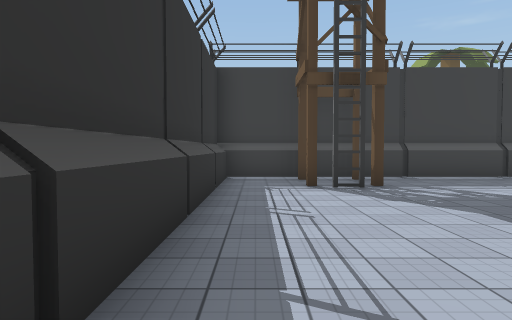
[1] (above)

24 first-person views from a walk through a Unity game level. The camera is 1.5 m above the floor, tilts 2° down and sees 75° across. The floor is counted in squares, 2 m on a side. Each view is taken from the middle of a square. On the plan, view 1 faces up. The plan holds only what a view shows up to about 11 squares ahead; the rest is blank. The place goes on beyond the plan. The player is left out. Some surface patterns are stand-ins.

[2]
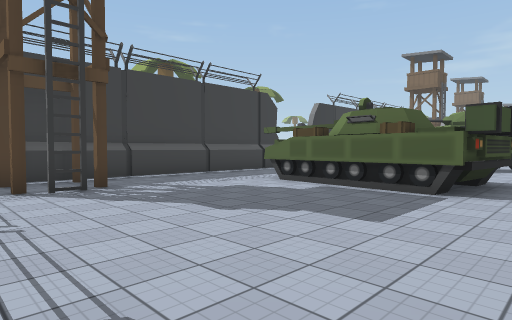

[3]
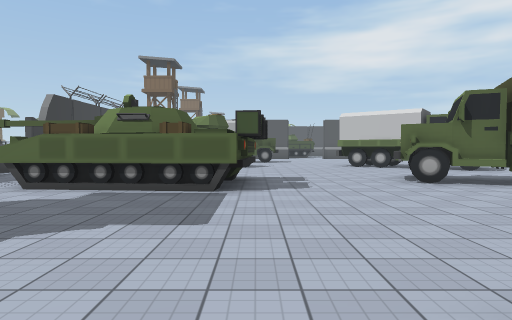

[4]
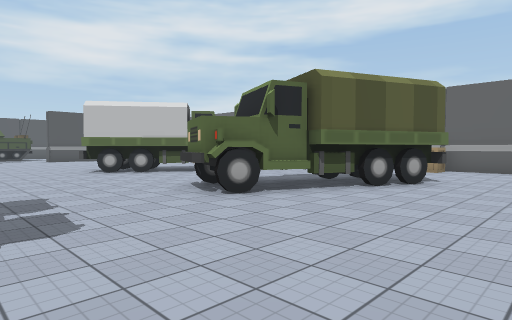

[5]
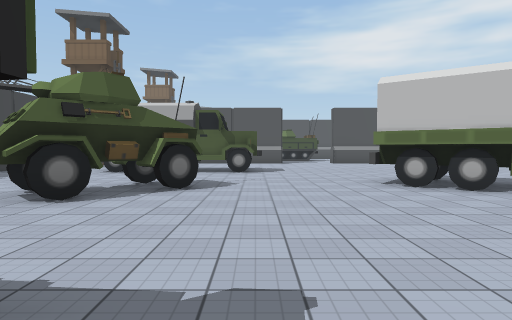

[6]
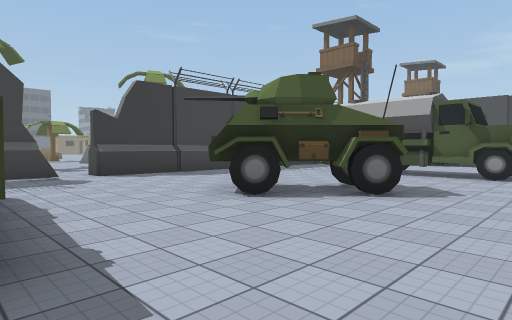

[7]
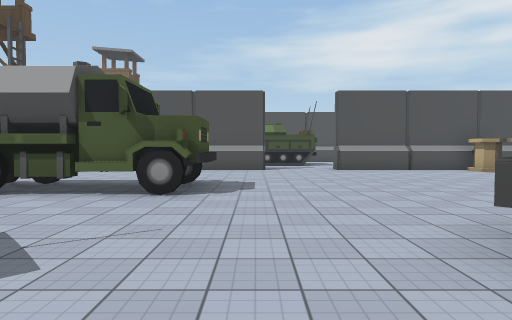

[8]
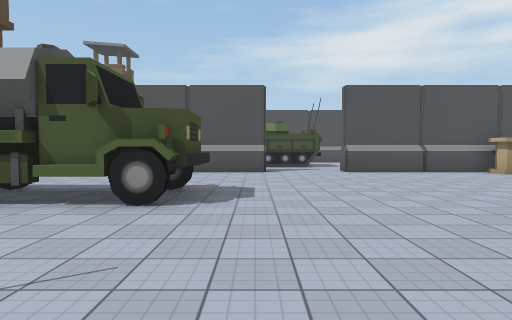

[9]
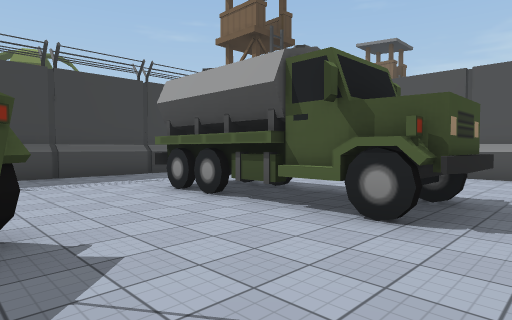

[10]
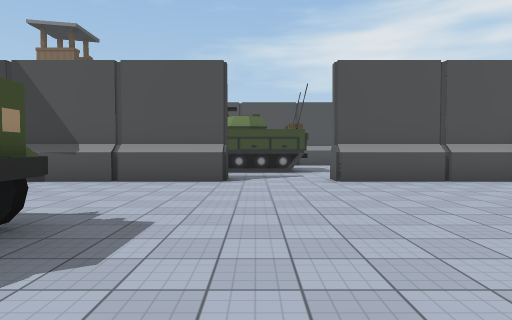

[11]
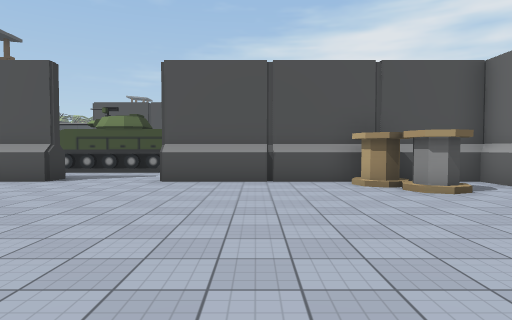

[12]
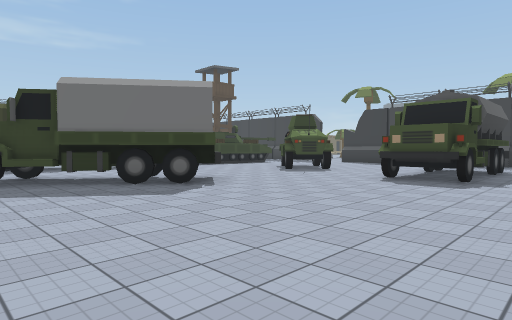

[13]
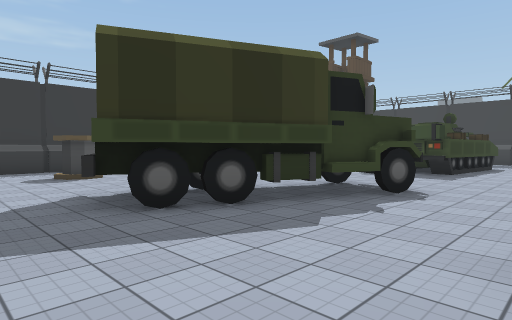

[14]
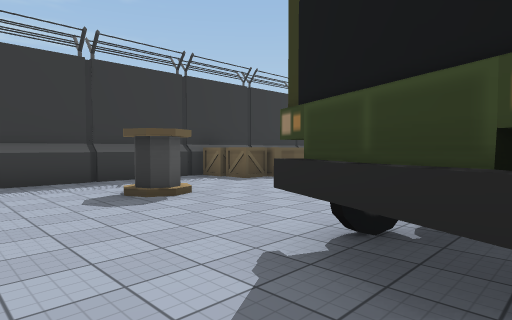

[15]
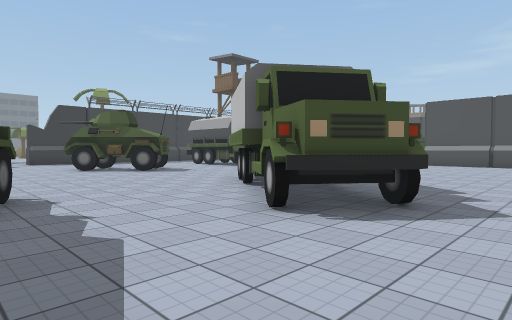

[16]
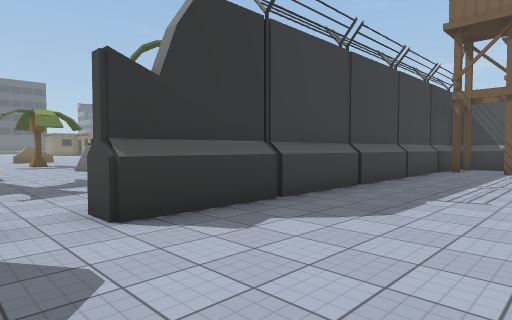

[17]
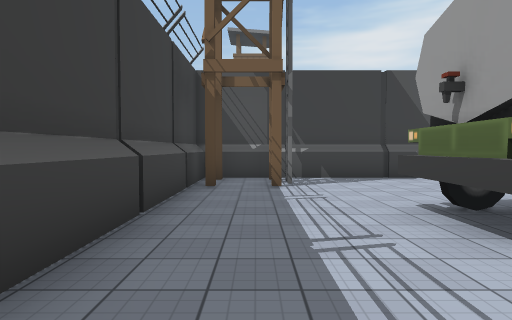

[18]
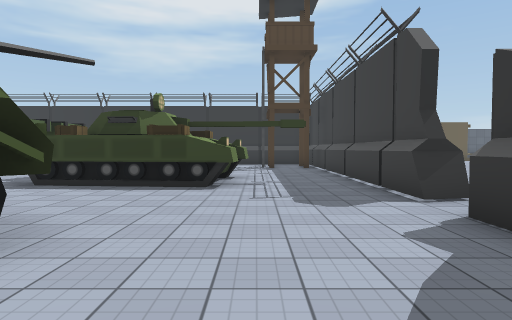

[19]
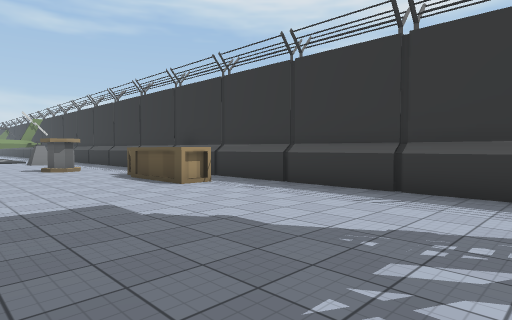

[20]
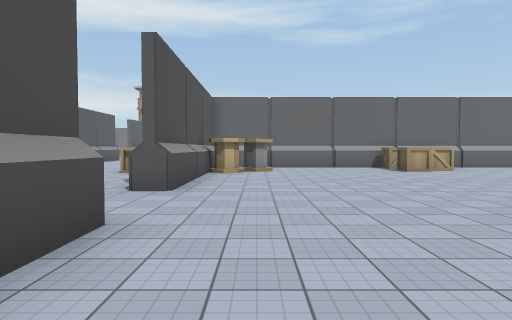

[21]
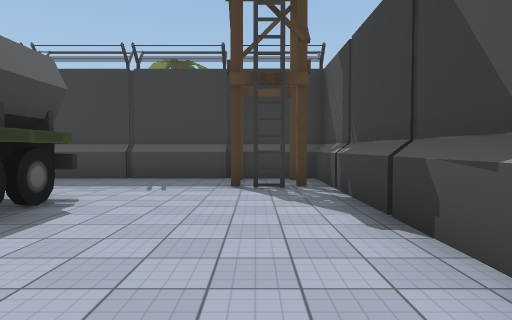

[22]
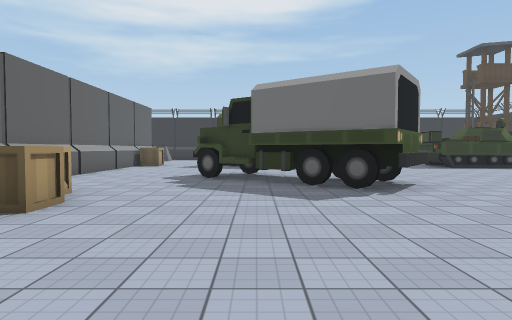

[23]
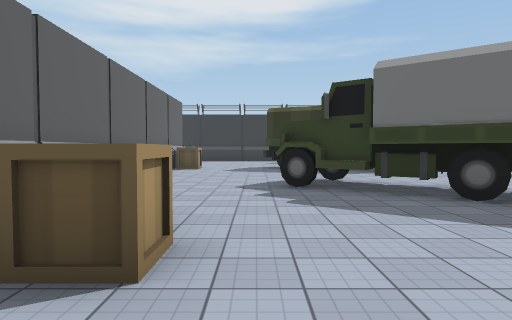

[24]
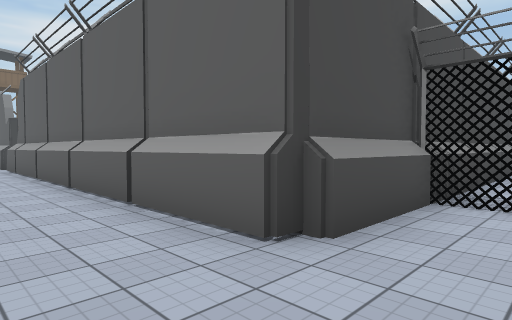

### Floor plan
Key: @ floor where view 1 was taken; # wall or solid block; . floor; ^ raised ledge; O other object.
Columns run from 3 left of view 1 to 26 right of it. Each row starts with its distance up from view 1.
 18                ..
 17                ..O
 16                ..
 15                ..
 14               ...
 13               ...
 12               ..
 11 . ...         ..
 10  ..........   ..
  9 ..############.#############
  8 ..#.##...................OO#
  7 ..#.O.....................O#
  6 OO#..O...................O.#
  5  .#......###.........OO....#
  4  .#......###...OO....OO....#
  3  .#......###...OOO...OO....#
  2  .#......###....OO...OO....#
  1   #.......##....O....OO....#
  0   #@O................OO....# #
 -1   #.O......................#.#
 -2   #.O......O.................#
 -3   #OO.....OOO...OOO..........^
 -4   #.......OO....OOO........#..
 -5   #......OOO...OOO.........#.
 -6   #..O...OOO..OOO..........#..
 -7   #.....OOO...OOO..........#..
 -8   #.......................O# O
 -9       .............OO....OO# O

Positions as (right, up) in squares from view 1, and headings:
1: (0, 0), facing up
2: (0, 0), facing up-right
3: (0, 1), facing right
4: (3, 1), facing down-right
5: (7, 0), facing right
6: (8, -1), facing up-right
7: (12, -1), facing right
8: (13, -1), facing right
9: (14, -1), facing up-right
10: (16, -2), facing right
11: (16, -6), facing right
12: (21, -8), facing up-left
13: (11, -9), facing up-left
14: (7, -9), facing up-left
15: (8, -9), facing up-right
16: (10, 5), facing up-right
17: (15, 7), facing right
18: (15, 6), facing left
19: (5, 6), facing down-left
20: (22, 2), facing down
21: (22, 0), facing up
22: (21, -6), facing left
23: (19, -8), facing left
24: (-3, 11), facing down-right
